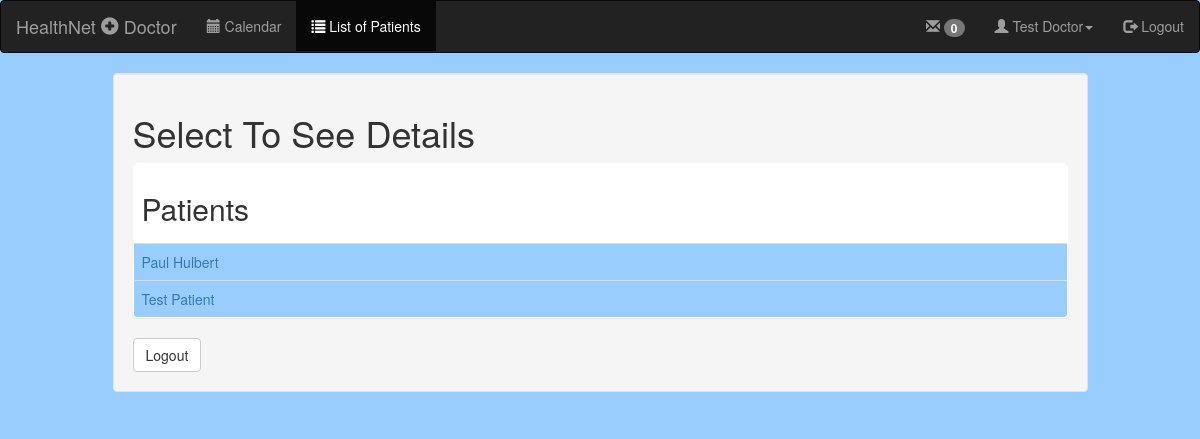
The app's page /patients/listofpatients/ (signed in) with its own data.
### patients/models.py (models this page shows)
class Patient(models.Model):
    id = models.UUIDField(primary_key=True, default=uuid.uuid4, editable=False)
    userNameField = models.CharField(max_length=1000)
    firstName = models.CharField(max_length=1000)
    lastName = models.CharField(max_length=1000)
    email = models.EmailField(max_length=1000)
    city = models.CharField(max_length=1000)
    state = models.CharField(max_length=1000)
    address1 = models.CharField(max_length=1000)
    address2 = models.CharField(max_length=1000)
    phone = models.CharField(max_length=1000)
    insuranceName = models.CharField(max_length=1000)
    insuranceID = models.CharField(max_length=1000)
    hospital = models.ForeignKey(Hospital)
    emergencyContactFirstName = models.CharField(max_length=1000)
    emergencyContactLastName = models.CharField(max_length=1000)
    emergencyContactPhone = models.CharField(max_length=1000)
    emergencyContactEmail = models.CharField(max_length=1000)
    medicalInformation = models.CharField(max_length=1000)
    isAdmitted = models.BooleanField(default=False)
    def __str__(self):
        return self.firstName + " " +  self.lastName

### patients/views.py (the view)
def ListOfPatients(request):
    return patients.ViewsFolder.ListOfPatients.index(request)

### patients/ViewsFolder/ListOfPatients.py (called while the page is built)
def index(request):
    user = request.user
    pOd = "doctor" if 'auth.doctor' in user.get_all_permissions() else "nurse"
    userobj = Doctor.objects.get(userNameField=user.username) if pOd == "doctor" else Nurse.objects.get(userNameField=user.username)
    if 'auth.doctor' not in user.get_all_permissions():
        return HttpResponseRedirect("/notauthorized")
    patientList = Patient.objects.order_by("firstName")
    patients = []
    for patient in patientList:
        patientURL = "/viewpatient/" + str(patient.id)
        patients += [(patient, patientURL)]
    context = {"pOd": pOd, "name": userobj.firstName + " " + userobj.lastName, "messagenum": get_number_of_unread(user),'patients' : patients}
    return render(request, 'patients/listOfPatients.html', context)

### patients/models.py (called while the page is built)
def get_number_of_unread(person):
    allMessages = PrivateMessage.objects.order_by("dateTime")
    numberUnread = 0
    for message in allMessages:
        if message.receiver == person and message.isUnread == True:
            numberUnread += 1
    return numberUnread

### patients/templates/patients/listOfPatients.html (shortened to what this page needs)
<!DOCTYPE html>
<html lang="en">
<head>
	{% load staticfiles %}
	<link rel="stylesheet" type="text/css" href="{% static 'patients/css/bootstrap.min.css' %}">
	<link rel="stylesheet" type="text/css" href="{% static 'patients/strapify.css' %}">
</head>
<body>
<nav class="navbar navbar-inverse">
  <div class="container-fluid">
    <div class="navbar-header">
      <span class="navbar-brand">HealthNet <span class="glyphicon glyphicon-plus-sign"></span> {{ pOd | title }}</span>
    </div>
    <div>
      <ul class="nav navbar-nav">
		<li><a href="/calendar">
			<span class="glyphicon glyphicon-calendar"></span>
			Calendar
		</a></li>
		<li class="active"><a href="/listofpatients">
		  <span class="glyphicon glyphicon-list"></span>
		  List of Patients
		</a></li>
      </ul>
	  <ul class="nav navbar-nav navbar-right">
			<li><a href="/messaging">
			  <span class="glyphicon glyphicon-envelope"></span>
			  <span class="badge">{{ messagenum }}</span>
			</a></li>
		<li class="dropdown">
          <a class="dropdown-toggle" data-toggle="dropdown" href="#">
			<span class="glyphicon glyphicon-user"></span>
			{{ name }}<span class="caret"></span>
		  </a>
        </li>
		<li>
			<a href="/logout">
				<span class="glyphicon glyphicon-log-out"></span>
				Logout
			</a>
		</li>
	  </ul>
    </div>
  </div>
</nav>
<div class="container-fluid">
	<div class="well col-md-offset-1 col-md-10">
		<h1>Select To See Details</h1>
		<div class="panel">
		<table class="table">
			<tr><th><h2>Patients</h2></th></tr>
			{% for patient in patients %}
			<tr>
				<td><a href={{ patient.1 }}>{{ patient.0 }}</a></td>
			</tr>
			{% endfor %}
		</table>
		</div>
		<a href="/logout" class="btn btn-default">Logout</a>
	</div>
</div>
</body>
</html>

### patients/static/patients/strapify.css (style rules this page uses)
th { background-color: #FFF; }

### records on screen
Patient: firstName+lastName "Paul Hulbert"
Patient: firstName+lastName "Test Patient"

### other values on screen
{{ pOd | title }} "Doctor"
{{ messagenum }} "0"
{{ name }} "Test Doctor"
